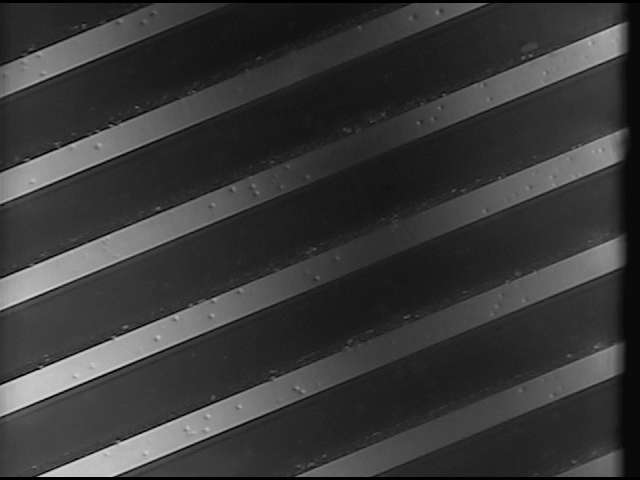
#> input picture HW/HW3/HW3_3/N1.bmp, 640 x 480 px
$ python hw3_3.py
#> lines starting #> are read from the running program, lines starting #| are printed output that depends on the picture
import cv2
import matplotlib.pyplot as plt
import numpy as np

# img = cv2.imread("./checkerboard1024-shaded.tif",cv2.IMREAD_GRAYSCALE)
img = cv2.imread("./N1.bmp",cv2.IMREAD_GRAYSCALE)
#> img: shape (480, 640); min 0, max 208, mean 56.9


print(img.shape)
#| (480, 640)


# kernel_size = (257, 257)
# sigmaX, sigmaY = 64, 64
kernel_size = (57, 357)
sigmaX, sigmaY = 40, 60

shade = cv2.GaussianBlur(img,kernel_size, sigmaX=sigmaX, sigmaY=sigmaY)
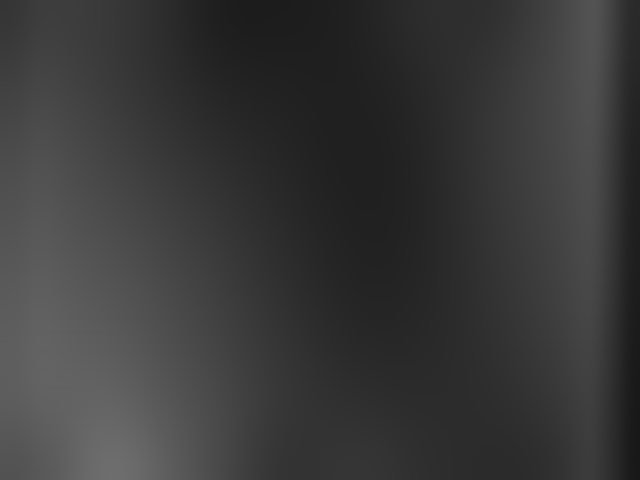
#> shade: shape (480, 640); min 24, max 110, mean 57.1

# titles = ['original_1', 'estimated_shade_1', "divided_1"]
titles = ['original_2', 'estimated_shade_2', "divided_2"]


divided_img =  (img / shade)
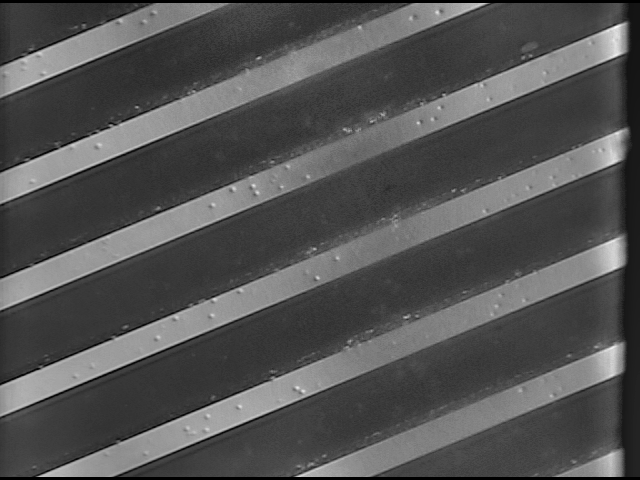
#> divided_img: shape (480, 640) float64; min 0, max 3, mean 0.985; drawn with min black and max white

divided_img = (divided_img-np.min(divided_img))*255/ (np.max(divided_img)-np.min(divided_img))


outputs = [img, shade, divided_img]

for idx, title in enumerate(titles):
    cv2.imwrite(f"./{title}.png", outputs[idx])

$ run again, with HW/HW3/HW3_3/estimated_shade_2.png saved as HW/HW3/HW3_3/N1.bmp
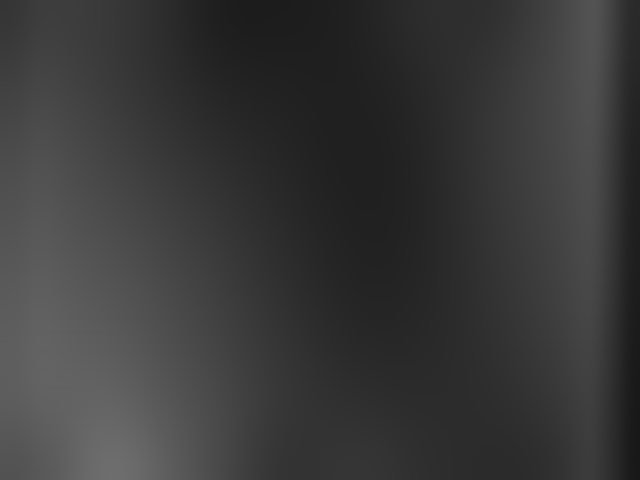
#> input picture HW/HW3/HW3_3/estimated_shade_2.png, 640 x 480 px
#> img is the input picture: shape (480, 640); min 24, max 110, mean 57.1
#| (480, 640)
#> `divided_img =  (img / shade)`:
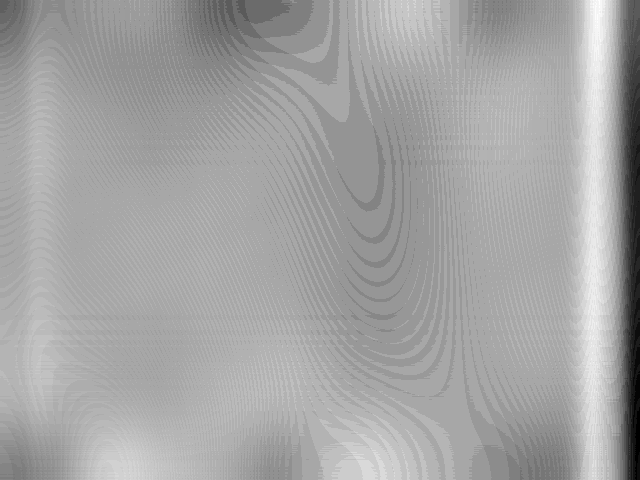
#> divided_img: shape (480, 640) float64; min 0.727, max 1.14, mean 0.995; drawn with min black and max white
